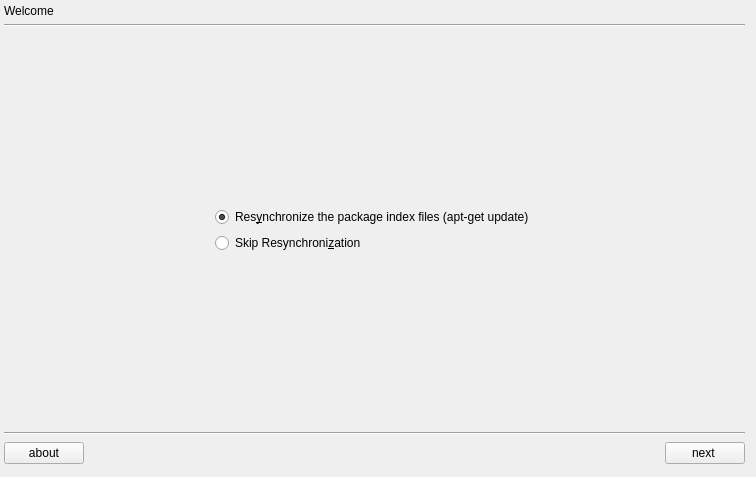
<ui version="4.0" >
 <class>eduversumGui</class>
 <widget class="QWidget" name="eduversumGui" >
  <property name="geometry" >
   <rect>
    <x>0</x>
    <y>0</y>
    <width>756</width>
    <height>477</height>
   </rect>
  </property>
  <property name="windowTitle" >
   <string>Eduversum Installer</string>
  </property>
  <layout class="QGridLayout" name="gridLayout_4" >
   <property name="leftMargin" >
    <number>4</number>
   </property>
   <property name="topMargin" >
    <number>4</number>
   </property>
   <item row="4" column="0" >
    <widget class="QFrame" name="frame2" >
     <property name="frameShape" >
      <enum>QFrame::NoFrame</enum>
     </property>
     <property name="frameShadow" >
      <enum>QFrame::Raised</enum>
     </property>
     <layout class="QGridLayout" name="gridLayout_2" >
      <property name="horizontalSpacing" >
       <number>6</number>
      </property>
      <property name="verticalSpacing" >
       <number>0</number>
      </property>
      <property name="margin" >
       <number>0</number>
      </property>
      <item row="0" column="2" >
       <spacer name="horizontalSpacer_4" >
        <property name="orientation" >
         <enum>Qt::Horizontal</enum>
        </property>
        <property name="sizeHint" stdset="0" >
         <size>
          <width>50</width>
          <height>25</height>
         </size>
        </property>
       </spacer>
      </item>
      <item row="0" column="0" >
       <widget class="QPushButton" name="aboutPushButton" >
        <property name="text" >
         <string>about</string>
        </property>
        <property name="checkable" >
         <bool>false</bool>
        </property>
       </widget>
      </item>
      <item row="0" column="3" >
       <widget class="QPushButton" name="nextPushButton" >
        <property name="text" >
         <string>next </string>
        </property>
        <property name="checkable" >
         <bool>false</bool>
        </property>
       </widget>
      </item>
     </layout>
    </widget>
   </item>
   <item row="3" column="0" >
    <widget class="Line" name="line" >
     <property name="orientation" >
      <enum>Qt::Horizontal</enum>
     </property>
    </widget>
   </item>
   <item row="1" column="0" >
    <widget class="Line" name="line_2" >
     <property name="orientation" >
      <enum>Qt::Horizontal</enum>
     </property>
    </widget>
   </item>
   <item row="0" column="0" >
    <widget class="QLabel" name="titleLabel" >
     <property name="text" >
      <string>Welcome</string>
     </property>
    </widget>
   </item>
   <item row="2" column="0" >
    <widget class="QStackedWidget" name="contentStackedWidget" >
     <property name="currentIndex" >
      <number>0</number>
     </property>
     <widget class="QWidget" name="welcomePage" >
      <layout class="QGridLayout" name="gridLayout_10" >
       <property name="margin" >
        <number>2</number>
       </property>
       <item row="0" column="1" >
        <spacer name="verticalSpacer_2" >
         <property name="orientation" >
          <enum>Qt::Vertical</enum>
         </property>
         <property name="sizeHint" stdset="0" >
          <size>
           <width>20</width>
           <height>141</height>
          </size>
         </property>
        </spacer>
       </item>
       <item row="1" column="0" >
        <spacer name="horizontalSpacer_2" >
         <property name="orientation" >
          <enum>Qt::Horizontal</enum>
         </property>
         <property name="sizeHint" stdset="0" >
          <size>
           <width>161</width>
           <height>20</height>
          </size>
         </property>
        </spacer>
       </item>
       <item row="1" column="1" >
        <widget class="QFrame" name="frame" >
         <property name="frameShape" >
          <enum>QFrame::NoFrame</enum>
         </property>
         <property name="frameShadow" >
          <enum>QFrame::Plain</enum>
         </property>
         <property name="lineWidth" >
          <number>0</number>
         </property>
         <layout class="QGridLayout" name="gridLayout_5" >
          <item row="0" column="0" >
           <widget class="QRadioButton" name="radioButton" >
            <property name="text" >
             <string>Res&amp;ynchronize the package index files (apt-get update)</string>
            </property>
            <property name="checked" >
             <bool>true</bool>
            </property>
           </widget>
          </item>
          <item row="1" column="0" >
           <widget class="QRadioButton" name="radioButton2" >
            <property name="text" >
             <string>Skip Resynchroni&amp;zation</string>
            </property>
            <property name="checked" >
             <bool>false</bool>
            </property>
           </widget>
          </item>
         </layout>
        </widget>
       </item>
       <item row="1" column="2" >
        <spacer name="horizontalSpacer" >
         <property name="orientation" >
          <enum>Qt::Horizontal</enum>
         </property>
         <property name="sizeHint" stdset="0" >
          <size>
           <width>160</width>
           <height>20</height>
          </size>
         </property>
        </spacer>
       </item>
       <item row="2" column="1" >
        <spacer name="verticalSpacer" >
         <property name="orientation" >
          <enum>Qt::Vertical</enum>
         </property>
         <property name="sizeHint" stdset="0" >
          <size>
           <width>20</width>
           <height>140</height>
          </size>
         </property>
        </spacer>
       </item>
      </layout>
     </widget>
     <widget class="QWidget" name="processPage" >
      <layout class="QGridLayout" name="gridLayout_6" >
       <property name="margin" >
        <number>2</number>
       </property>
       <item row="0" column="0" >
        <widget class="QFrame" name="progressFrame" >
         <property name="maximumSize" >
          <size>
           <width>16777215</width>
           <height>30</height>
          </size>
         </property>
         <property name="frameShape" >
          <enum>QFrame::NoFrame</enum>
         </property>
         <property name="frameShadow" >
          <enum>QFrame::Plain</enum>
         </property>
         <property name="lineWidth" >
          <number>0</number>
         </property>
         <layout class="QGridLayout" name="gridLayout" >
          <property name="margin" >
           <number>0</number>
          </property>
          <item row="0" column="0" >
           <widget class="QStackedWidget" name="progressStackedWidget" >
            <property name="maximumSize" >
             <size>
              <width>16777215</width>
              <height>28</height>
             </size>
            </property>
            <property name="contextMenuPolicy" >
             <enum>Qt::DefaultContextMenu</enum>
            </property>
            <property name="lineWidth" >
             <number>0</number>
            </property>
            <property name="currentIndex" >
             <number>1</number>
            </property>
            <widget class="QWidget" name="progressPage1" >
             <layout class="QGridLayout" name="gridLayout_7" >
              <property name="margin" >
               <number>0</number>
              </property>
              <property name="spacing" >
               <number>0</number>
              </property>
              <item row="0" column="0" >
               <widget class="QProgressBar" name="progressBar" >
                <property name="minimum" >
                 <number>0</number>
                </property>
                <property name="value" >
                 <number>24</number>
                </property>
                <property name="textVisible" >
                 <bool>true</bool>
                </property>
                <property name="orientation" >
                 <enum>Qt::Horizontal</enum>
                </property>
                <property name="invertedAppearance" >
                 <bool>false</bool>
                </property>
                <property name="textDirection" >
                 <enum>QProgressBar::TopToBottom</enum>
                </property>
               </widget>
              </item>
             </layout>
            </widget>
            <widget class="QWidget" name="progressPage2" >
             <layout class="QGridLayout" name="gridLayout_8" >
              <property name="margin" >
               <number>0</number>
              </property>
              <property name="spacing" >
               <number>0</number>
              </property>
              <item row="0" column="0" >
               <widget class="QFrame" name="progressBarFrame" >
                <property name="minimumSize" >
                 <size>
                  <width>0</width>
                  <height>28</height>
                 </size>
                </property>
                <property name="maximumSize" >
                 <size>
                  <width>16777215</width>
                  <height>28</height>
                 </size>
                </property>
                <property name="frameShape" >
                 <enum>QFrame::StyledPanel</enum>
                </property>
                <property name="frameShadow" >
                 <enum>QFrame::Raised</enum>
                </property>
                <widget class="QFrame" name="pFrame" >
                 <property name="geometry" >
                  <rect>
                   <x>2</x>
                   <y>2</y>
                   <width>111</width>
                   <height>24</height>
                  </rect>
                 </property>
                 <property name="minimumSize" >
                  <size>
                   <width>0</width>
                   <height>24</height>
                  </size>
                 </property>
                 <property name="maximumSize" >
                  <size>
                   <width>16777215</width>
                   <height>24</height>
                  </size>
                 </property>
                 <property name="palette" >
                  <palette>
                   <active>
                    <colorrole role="Base" >
                     <brush brushstyle="SolidPattern" >
                      <color alpha="255" >
                       <red>255</red>
                       <green>255</green>
                       <blue>255</blue>
                      </color>
                     </brush>
                    </colorrole>
                    <colorrole role="Window" >
                     <brush brushstyle="SolidPattern" >
                      <color alpha="255" >
                       <red>85</red>
                       <green>170</green>
                       <blue>255</blue>
                      </color>
                     </brush>
                    </colorrole>
                   </active>
                   <inactive>
                    <colorrole role="Base" >
                     <brush brushstyle="SolidPattern" >
                      <color alpha="255" >
                       <red>255</red>
                       <green>255</green>
                       <blue>255</blue>
                      </color>
                     </brush>
                    </colorrole>
                    <colorrole role="Window" >
                     <brush brushstyle="SolidPattern" >
                      <color alpha="255" >
                       <red>85</red>
                       <green>170</green>
                       <blue>255</blue>
                      </color>
                     </brush>
                    </colorrole>
                   </inactive>
                   <disabled>
                    <colorrole role="Base" >
                     <brush brushstyle="SolidPattern" >
                      <color alpha="255" >
                       <red>85</red>
                       <green>170</green>
                       <blue>255</blue>
                      </color>
                     </brush>
                    </colorrole>
                    <colorrole role="Window" >
                     <brush brushstyle="SolidPattern" >
                      <color alpha="255" >
                       <red>85</red>
                       <green>170</green>
                       <blue>255</blue>
                      </color>
                     </brush>
                    </colorrole>
                   </disabled>
                  </palette>
                 </property>
                 <property name="autoFillBackground" >
                  <bool>true</bool>
                 </property>
                 <property name="frameShape" >
                  <enum>QFrame::StyledPanel</enum>
                 </property>
                 <property name="frameShadow" >
                  <enum>QFrame::Raised</enum>
                 </property>
                </widget>
               </widget>
              </item>
             </layout>
            </widget>
           </widget>
          </item>
          <item row="0" column="1" >
           <widget class="QPushButton" name="detailsPushButton" >
            <property name="text" >
             <string>show details</string>
            </property>
            <property name="checkable" >
             <bool>false</bool>
            </property>
           </widget>
          </item>
         </layout>
        </widget>
       </item>
       <item row="1" column="0" >
        <widget class="QTextBrowser" name="outputTextBrowser" />
       </item>
      </layout>
     </widget>
     <widget class="QWidget" name="packagePage" >
      <layout class="QGridLayout" name="gridLayout_3" >
       <property name="margin" >
        <number>2</number>
       </property>
       <item row="2" column="0" >
        <widget class="QTreeWidget" name="treeWidget" >
         <property name="iconSize" >
          <size>
           <width>32</width>
           <height>32</height>
          </size>
         </property>
         <property name="rootIsDecorated" >
          <bool>false</bool>
         </property>
         <property name="headerHidden" >
          <bool>true</bool>
         </property>
         <column>
          <property name="text" >
           <string>1</string>
          </property>
         </column>
        </widget>
       </item>
       <item row="3" column="0" >
        <widget class="QTextBrowser" name="descriptionTextBrowser" />
       </item>
       <item row="0" column="0" >
        <widget class="QLabel" name="warningLabel" >
         <property name="palette" >
          <palette>
           <active>
            <colorrole role="Base" >
             <brush brushstyle="SolidPattern" >
              <color alpha="255" >
               <red>255</red>
               <green>255</green>
               <blue>255</blue>
              </color>
             </brush>
            </colorrole>
            <colorrole role="Window" >
             <brush brushstyle="SolidPattern" >
              <color alpha="127" >
               <red>241</red>
               <green>76</green>
               <blue>76</blue>
              </color>
             </brush>
            </colorrole>
           </active>
           <inactive>
            <colorrole role="Base" >
             <brush brushstyle="SolidPattern" >
              <color alpha="255" >
               <red>255</red>
               <green>255</green>
               <blue>255</blue>
              </color>
             </brush>
            </colorrole>
            <colorrole role="Window" >
             <brush brushstyle="SolidPattern" >
              <color alpha="127" >
               <red>241</red>
               <green>76</green>
               <blue>76</blue>
              </color>
             </brush>
            </colorrole>
           </inactive>
           <disabled>
            <colorrole role="Base" >
             <brush brushstyle="SolidPattern" >
              <color alpha="127" >
               <red>241</red>
               <green>76</green>
               <blue>76</blue>
              </color>
             </brush>
            </colorrole>
            <colorrole role="Window" >
             <brush brushstyle="SolidPattern" >
              <color alpha="127" >
               <red>241</red>
               <green>76</green>
               <blue>76</blue>
              </color>
             </brush>
            </colorrole>
           </disabled>
          </palette>
         </property>
         <property name="autoFillBackground" >
          <bool>true</bool>
         </property>
         <property name="frameShape" >
          <enum>QFrame::StyledPanel</enum>
         </property>
         <property name="text" >
          <string>&lt;!DOCTYPE HTML PUBLIC "-//W3C//DTD HTML 4.0//EN" "http://www.w3.org/TR/REC-html40/strict.dtd">
&lt;html>&lt;head>&lt;meta name="qrichtext" content="1" />&lt;style type="text/css">
p, li { white-space: pre-wrap; }
&lt;/style>&lt;/head>&lt;body style=" font-family:'Arial'; font-size:11pt; font-weight:400; font-style:normal;">
&lt;table>&lt;tr>&lt;td>&lt;img src="/usr/share/eduversum-installer/icons/warning.png">&lt;/td>&lt;td>
&lt;p style=" margin-top:0px; margin-bottom:0px; margin-left:0px; margin-right:0px; -qt-block-indent:0; text-indent:0px;">Warning: Because of dependencies there will be more packages (red marked) removed, then you have chosen.&lt;/p>&lt;/td>&lt;/tr>&lt;/table>&lt;/body>&lt;/html></string>
         </property>
         <property name="wordWrap" >
          <bool>true</bool>
         </property>
        </widget>
       </item>
       <item row="1" column="0" >
        <widget class="QLabel" name="noteLabel" >
         <property name="palette" >
          <palette>
           <active>
            <colorrole role="Base" >
             <brush brushstyle="SolidPattern" >
              <color alpha="255" >
               <red>255</red>
               <green>255</green>
               <blue>255</blue>
              </color>
             </brush>
            </colorrole>
            <colorrole role="Window" >
             <brush brushstyle="SolidPattern" >
              <color alpha="127" >
               <red>250</red>
               <green>164</green>
               <blue>49</blue>
              </color>
             </brush>
            </colorrole>
           </active>
           <inactive>
            <colorrole role="Base" >
             <brush brushstyle="SolidPattern" >
              <color alpha="255" >
               <red>255</red>
               <green>255</green>
               <blue>255</blue>
              </color>
             </brush>
            </colorrole>
            <colorrole role="Window" >
             <brush brushstyle="SolidPattern" >
              <color alpha="127" >
               <red>250</red>
               <green>164</green>
               <blue>49</blue>
              </color>
             </brush>
            </colorrole>
           </inactive>
           <disabled>
            <colorrole role="Base" >
             <brush brushstyle="SolidPattern" >
              <color alpha="127" >
               <red>250</red>
               <green>164</green>
               <blue>49</blue>
              </color>
             </brush>
            </colorrole>
            <colorrole role="Window" >
             <brush brushstyle="SolidPattern" >
              <color alpha="127" >
               <red>250</red>
               <green>164</green>
               <blue>49</blue>
              </color>
             </brush>
            </colorrole>
           </disabled>
          </palette>
         </property>
         <property name="autoFillBackground" >
          <bool>true</bool>
         </property>
         <property name="frameShape" >
          <enum>QFrame::StyledPanel</enum>
         </property>
         <property name="text" >
          <string>&lt;!DOCTYPE HTML PUBLIC "-//W3C//DTD HTML 4.0//EN" "http://www.w3.org/TR/REC-html40/strict.dtd">
&lt;html>&lt;head>&lt;meta name="qrichtext" content="1" />&lt;style type="text/css">
p, li { white-space: pre-wrap; }
&lt;/style>&lt;/head>&lt;body style=" font-family:'Arial'; font-size:11pt; font-weight:400; font-style:normal;">
&lt;table border="0" style=" margin-top:0px; margin-bottom:0px; margin-left:0px; margin-right:0px;" cellspacing="2" cellpadding="0">
&lt;tr>
&lt;td>
&lt;p style=" margin-top:0px; margin-bottom:0px; margin-left:0px; margin-right:0px; -qt-block-indent:0; text-indent:0px;">&lt;img src="/usr/share/eduversum-installer/icons/hint.png" />&lt;/p>&lt;/td>
&lt;td>
&lt;p style=" margin-top:0px; margin-bottom:0px; margin-left:0px; margin-right:0px; -qt-block-indent:0; text-indent:0px;">Note: Because of dependencies there will be more packages (orange marked) installed/updated, then you have chosen.&lt;/p>&lt;/td>&lt;/tr>&lt;/table>&lt;/body>&lt;/html></string>
         </property>
         <property name="wordWrap" >
          <bool>true</bool>
         </property>
        </widget>
       </item>
      </layout>
     </widget>
     <widget class="QWidget" name="downloadPage" >
      <layout class="QGridLayout" name="gridLayout_9" >
       <item row="0" column="0" >
        <widget class="QLabel" name="downloadLabel" >
         <property name="text" >
          <string>Download</string>
         </property>
        </widget>
       </item>
       <item row="1" column="0" >
        <widget class="QProgressBar" name="downloadProgressBar" >
         <property name="value" >
          <number>0</number>
         </property>
        </widget>
       </item>
       <item row="2" column="0" >
        <widget class="QTreeWidget" name="downloadTreeWidget" >
         <property name="iconSize" >
          <size>
           <width>24</width>
           <height>24</height>
          </size>
         </property>
         <property name="rootIsDecorated" >
          <bool>false</bool>
         </property>
         <column>
          <property name="text" >
           <string>*</string>
          </property>
         </column>
         <column>
          <property name="text" >
           <string>Name</string>
          </property>
         </column>
         <column>
          <property name="text" >
           <string>Version</string>
          </property>
         </column>
         <column>
          <property name="text" >
           <string>Source</string>
          </property>
         </column>
        </widget>
       </item>
      </layout>
     </widget>
     <widget class="QWidget" name="Seite_2" />
    </widget>
   </item>
  </layout>
 </widget>
 <resources/>
 <connections/>
</ui>
